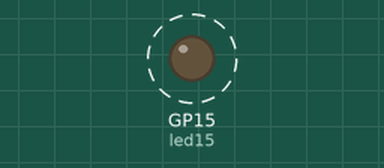
Simulated run of this program. Board: Raspberry Pi Pico running MicroPython. On the bench: output pins drawn as LEDs (lit = HIGH). Dashed ring = blinking. What the program prints to the serial console is not drawn.

Above: at 0.16 s.
Timing chart, 0 to 3.0 s (numbered marks = the images above):
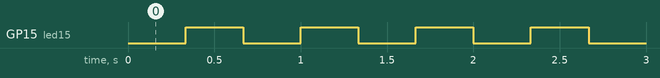

The program:

blink_on_board_led_pin_15_v02.py
```python
# blink_led_pin_15_01.py tlfog01 2021feb10hkt2032
# Description - bBlink LED Pin15

# References - Getting started with Raspberry Pi Pico Projects - tlfog01  2021feb10hkt2032
# https://projects.raspberrypi.org/en/projects/getting-started-with-the-pico/2

# Setup - To upgrade Thonny
# sudo apt update && sudo apt upgrade -y

# *** blink_led_pin_15.py ***

from machine import Pin, Timer

# *** Config ***

led15   = Pin(15, Pin.OUT)
timer15 = Timer()

#*** Functions ***

def blinkLed15(timer):
    led15.toggle()
    return

def main01(frequency):
    print('Begin blinkLedPin15()')
    timer15.init(freq = frequency, mode = Timer.PERIODIC, callback = blinkLed15)
    print('End   blinkLedPin15()')
    return

# *** Main() ***

frequency = 3
main01(frequency)

# .END

# *** Sample Output - tlfong01  2021feb10hkt2043 ***

'''
>>> %Run -c $EDITOR_CONTENT
Begin blinkLedPin15()
End   blinkLedPin15()
>>>
'''
# *** End of sample output ***
```

Measured:
- by itself, GP15 (led15): alternates HIGH for 0.33 s and LOW for 0.33 s
